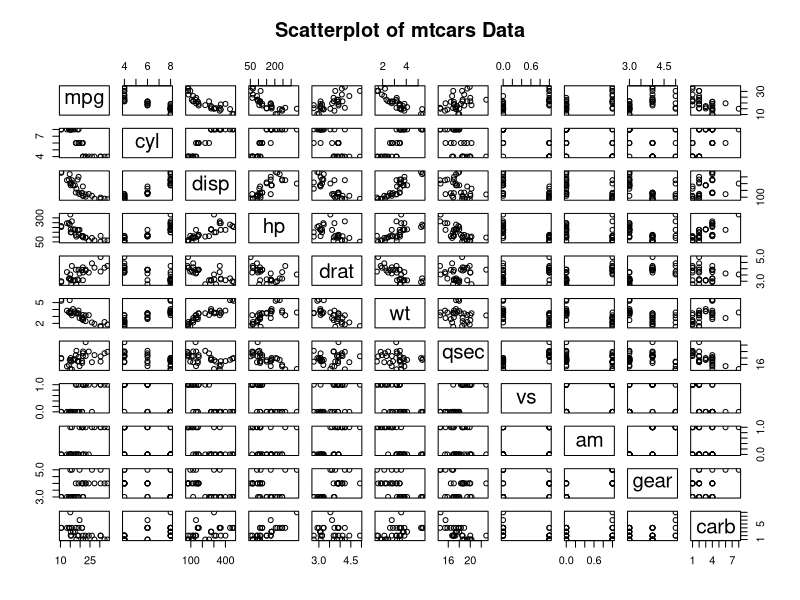
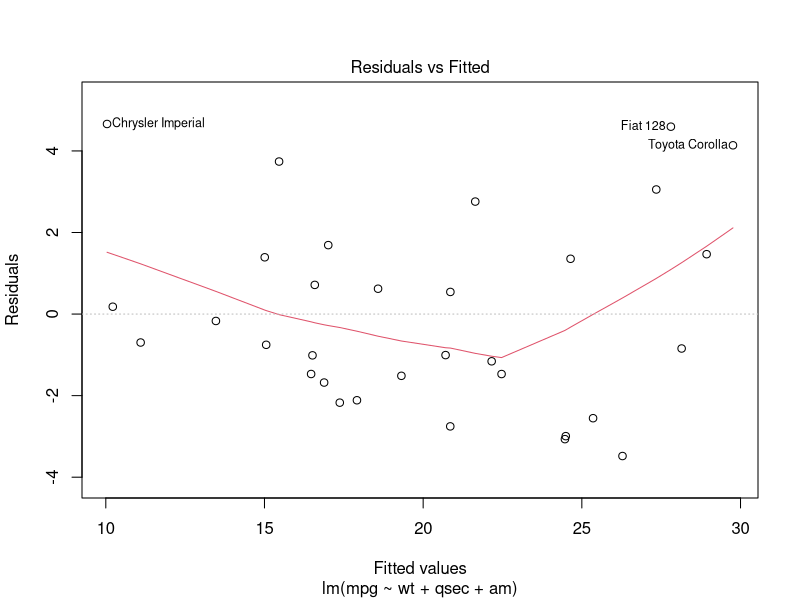

Recreate these plots in R, in order.
## ---- chunk 1
     data(mtcars)
     summary(mtcars)
## ---- chunk 2
     full.model <- lm(mpg ~ ., data=mtcars)
     reduced.model <- step(full.model, direction="backward", trace=FALSE)
     summary(reduced.model)
## ---- chunk 3
     anova(full.model, reduced.model)
## ---- chunk 4
     confint(reduced.model)
## ---- chunk 5
     pairs(mtcars, main = "Scatterplot of mtcars Data")
## ---- chunk 6
     summary(full.model)
## ---- chunk 7
     plot(reduced.model, which=1)
